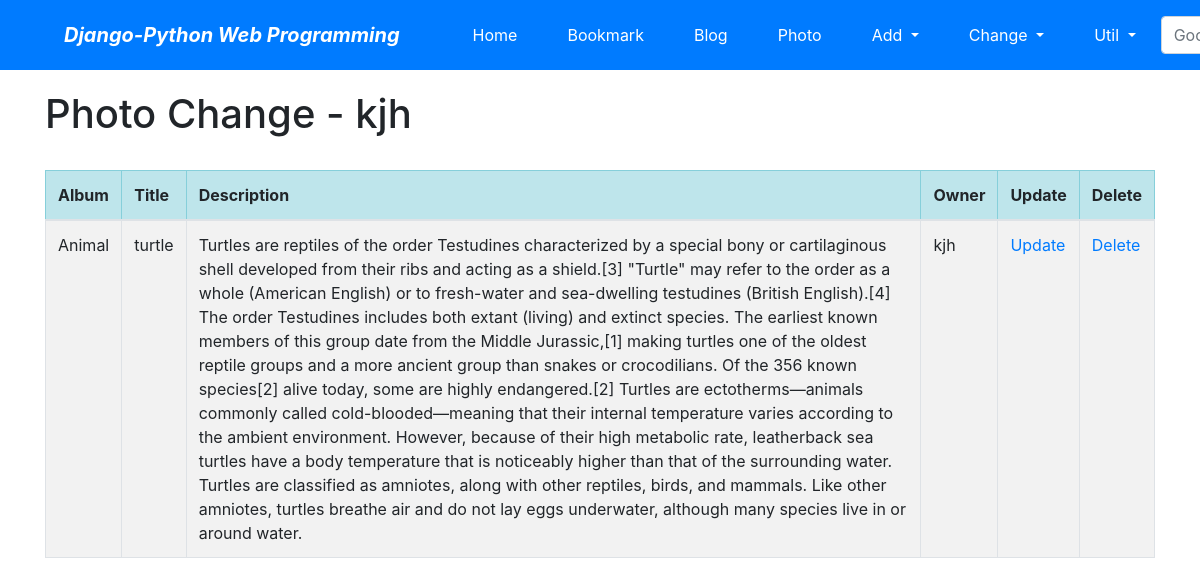
/photo/photo/change/ (signed in), run on the app's committed database.
### photo/models.py (models this page shows, shortened)
class Photo(models.Model):
    album = models.ForeignKey(Album, on_delete=models.CASCADE)
    title = models.CharField('TITLE', max_length=30)
    description = models.TextField('Photo Description', blank=True)
    image = ThumbnailImageField('IMAGE', upload_to='photo/%Y/%m')
    upload_dt = models.DateTimeField('UPLOAD DATE', auto_now_add=True)
    owner = models.ForeignKey('auth.User', on_delete=models.CASCADE, verbose_name='OWNER', blank=True, null=True)
    class Meta:
        ordering = ('title',)

class Album(models.Model):
    name = models.CharField('NAME', max_length=30)
    description = models.CharField('One Line Description', max_length=100, blank=True)
    owner = models.ForeignKey('auth.User',on_delete=models.CASCADE, verbose_name='OWNER', blank=True, null=True)
    class Meta:
        ordering = ('name',)
    def __str__(self):
        return self.name

### photo/views.py (the view)
# urls.py: path('photo/change/', views.PhotoChangeLV.as_view(), name='photo_change'),
class PhotoChangeLV(LoginRequiredMixin, ListView):
    model = Photo
    template_name = 'photo/photo_change_list.html'
    def get_queryset(self):
        return Photo.objects.filter(owner=self.request.user)

### photo/templates/photo/photo_change_list.html (shortened to what this page needs)
{% extends "base.html" %}
{% block content %}
    <h1>Photo Change - {{ user }}</h1>
    <br>
    <table class="table table-striped table-bordered table-condensed ">
        <thead>
            <tr class="table-info">
                <th>Album</th>
                <th>Title</th>
                <th>Description</th>
                <th>Owner</th>
                <th>Update</th>
                <th>Delete</th>
            </tr>
        </thead>
        <tbody>
            {% for item in object_list %}
        <tr>
            <td>{{ item.album }}</td>
            <td>{{ item.title }}</td>
            <td>{{ item.description }}</td>
            <td>{{ item.owner }}</td>
            <td><a href="{% url 'photo:photo_update' item.id %}">Update</a></td>
            <td><a href="{% url 'photo:photo_delete' item.id %}">Delete</a></td>
        </tr>
        {% endfor %}
        </tbody>
    </table>
{% endblock %}

### data on the page
Photo: album "Animal", title "turtle", description "Turtles are reptiles of the order Testudines characterized by a special bony or cartilaginous shell developed from their ribs and acting as a shield.[3] \"Turtle\" may refer to the order as a whole (American English) or to fresh-water and sea-dwelling testudines (British English).[4] The order Testudines includes both extant (living) and extinct species. The earliest known members of this group date from the Middle Jurassic,[1] making turtles one of the oldest reptile groups and a more ancient group than snakes or crocodilians. Of the 356 known species[2] alive today, some are highly endangered.[2] Turtles are ectotherms—animals commonly called cold-blooded—meaning that their internal…", owner "kjh"

### other printed values
{{ user }} "kjh"
